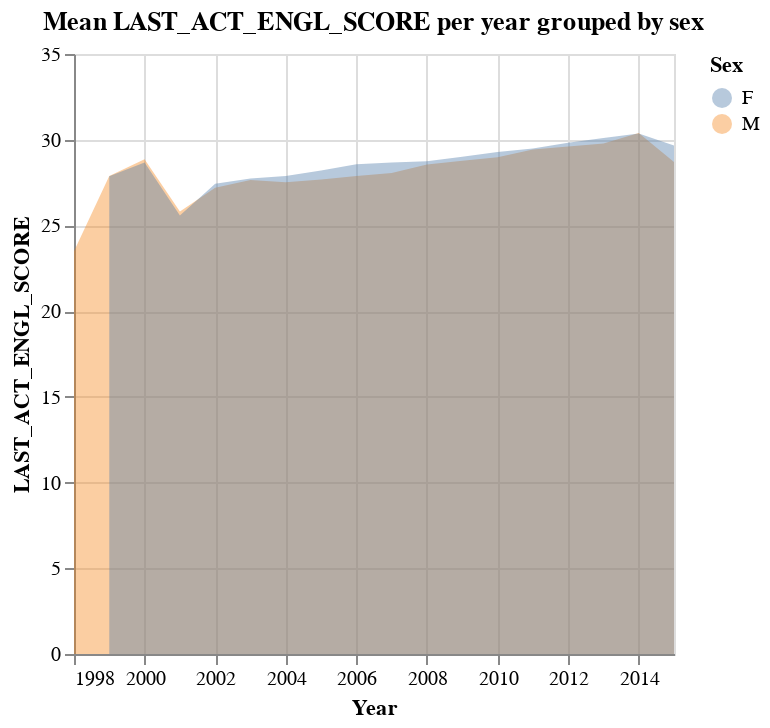
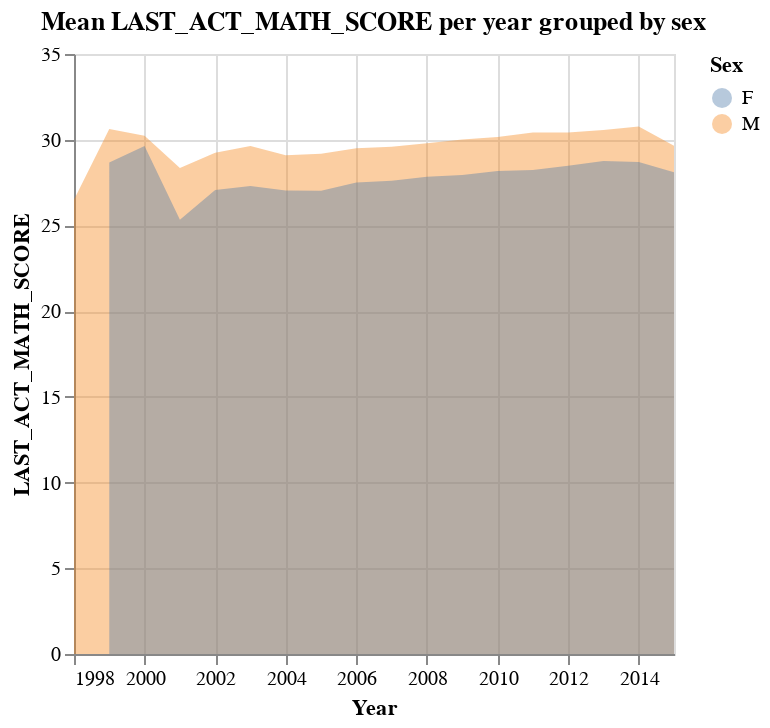
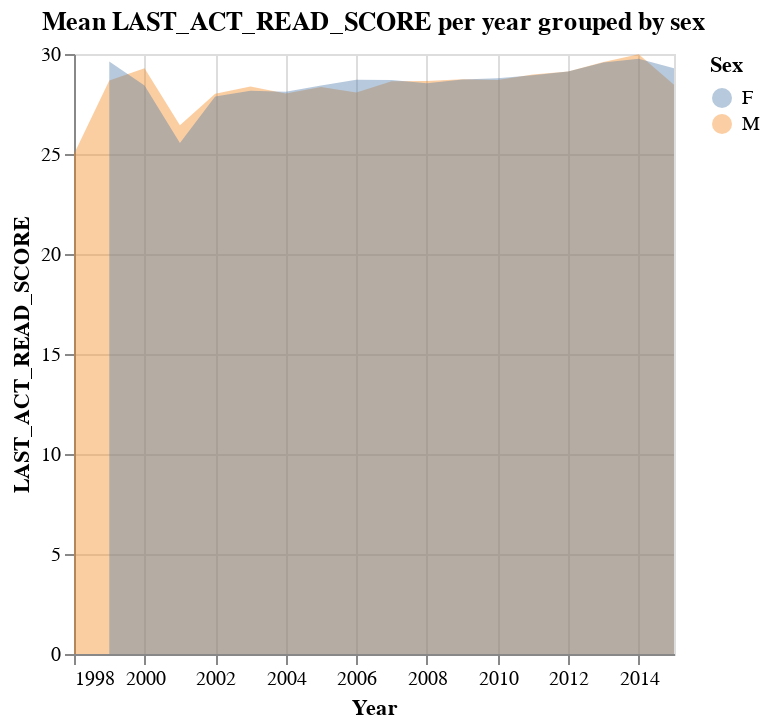
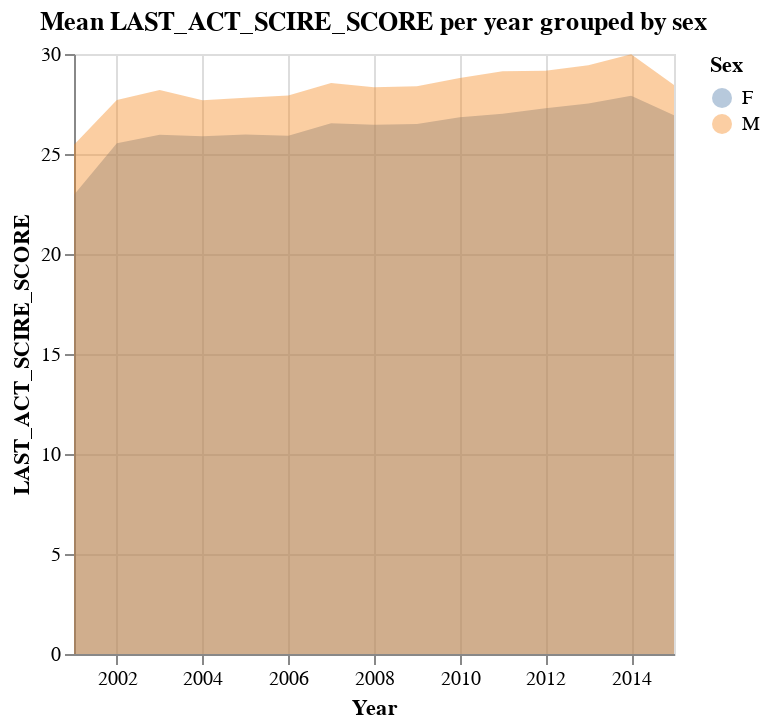

Write notebook code for charts like these, in order.
### Code cell
columnlst = ['LAST_ACT_ENGL_SCORE', 'LAST_ACT_MATH_SCORE', 'LAST_ACT_READ_SCORE',
       'LAST_ACT_SCIRE_SCORE', 'LAST_ACT_COMP_SCORE', 'LAST_SATI_VERB_SCORE',
       'LAST_SATI_MATH_SCORE', 'LAST_SATI_TOTAL_SCORE']

def getFigs(timeCol, groupCol, columns, dataframe, agg='mean'):
    def layered_area_chart(col, data):
        area = alt.Chart(data).mark_area(opacity=0.4).encode(
            x=alt.X(f"{timeCol}:T", title="Year"),
            y=alt.Y(col, stack=False),
            color=alt.Color(groupCol, title="Sex")
        ).properties(
            title=f"{agg.capitalize()} {col} per year grouped by sex"
        )
        return area

    for col in columns:
        table = pd.pivot_table(dataframe, values=col, index=[timeCol, groupCol], aggfunc=agg)
        table.reset_index(inplace=True)
        
        # Generate and return chart (in Jupyter, returning should display the chart)
        fig = layered_area_chart(col, table)
        display(fig)  # Use display() in Jupyter environments

# Call the function to generate the charts
getFigs('ADMIT_TERM_TERM_YEAR', 'SEX', columnlst, merge_record_df)

### Figure 1 — Vega-Lite specification as saved in the notebook (floating-point values rounded to 4 significant figures)
{"config": {"view": {"continuousWidth": 300, "continuousHeight": 300}}, "data": {"name": "data-38bada5e874e2c0c0ea1acb1ad19119a"}, "mark": {"type": "area", "opacity": 0.4}, "encoding": {"color": {"field": "SEX", "title": "Sex", "type": "nominal"}, "x": {"field": "ADMIT_TERM_TERM_YEAR", "title": "Year", "type": "temporal"}, "y": {"field": "LAST_ACT_ENGL_SCORE", "stack": false, "type": "quantitative"}}, "title": "Mean LAST_ACT_ENGL_SCORE per year grouped by sex", "$schema": "https://vega.github.io/schema/vega-lite/v5.16.3.json", "datasets": {"data-38bada5e874e2c0c0ea1acb1ad19119a": [{"ADMIT_TERM_TERM_YEAR": "1998", "SEX": "M", "LAST_ACT_ENGL_SCORE": 23.5}, {"ADMIT_TERM_TERM_YEAR": "1999", "SEX": "F", "LAST_ACT_ENGL_SCORE": 27.87}, {"ADMIT_TERM_TERM_YEAR": "1999", "SEX": "M", "LAST_ACT_ENGL_SCORE": 27.88}, {"ADMIT_TERM_TERM_YEAR": "2000", "SEX": "F", "LAST_ACT_ENGL_SCORE": 28.67}, {"ADMIT_TERM_TERM_YEAR": "2000", "SEX": "M", "LAST_ACT_ENGL_SCORE": 28.87}, {"ADMIT_TERM_TERM_YEAR": "2001", "SEX": "F", "LAST_ACT_ENGL_SCORE": 25.58}, {"ADMIT_TERM_TERM_YEAR": "2001", "SEX": "M", "LAST_ACT_ENGL_SCORE": 25.81}, {"ADMIT_TERM_TERM_YEAR": "2002", "SEX": "F", "LAST_ACT_ENGL_SCORE": 27.43}, {"ADMIT_TERM_TERM_YEAR": "2002", "SEX": "M", "LAST_ACT_ENGL_SCORE": 27.19}, {"ADMIT_TERM_TERM_YEAR": "2003", "SEX": "F", "LAST_ACT_ENGL_SCORE": 27.74}, {"ADMIT_TERM_TERM_YEAR": "2003", "SEX": "M", "LAST_ACT_ENGL_SCORE": 27.65}, {"ADMIT_TERM_TERM_YEAR": "2004", "SEX": "F", "LAST_ACT_ENGL_SCORE": 27.89}, {"ADMIT_TERM_TERM_YEAR": "2004", "SEX": "M", "LAST_ACT_ENGL_SCORE": 27.51}, {"ADMIT_TERM_TERM_YEAR": "2005", "SEX": "F", "LAST_ACT_ENGL_SCORE": 28.2}, {"ADMIT_TERM_TERM_YEAR": "2005", "SEX": "M", "LAST_ACT_ENGL_SCORE": 27.67}, {"ADMIT_TERM_TERM_YEAR": "2006", "SEX": "F", "LAST_ACT_ENGL_SCORE": 28.56}, {"ADMIT_TERM_TERM_YEAR": "2006", "SEX": "M", "LAST_ACT_ENGL_SCORE": 27.89}, {"ADMIT_TERM_TERM_YEAR": "2007", "SEX": "F", "LAST_ACT_ENGL_SCORE": 28.68}, {"ADMIT_TERM_TERM_YEAR": "2007", "SEX": "M", "LAST_ACT_ENGL_SCORE": 28.06}, {"ADMIT_TERM_TERM_YEAR": "2008", "SEX": "F", "LAST_ACT_ENGL_SCORE": 28.74}, {"ADMIT_TERM_TERM_YEAR": "2008", "SEX": "M", "LAST_ACT_ENGL_SCORE": 28.55}, {"ADMIT_TERM_TERM_YEAR": "2009", "SEX": "F", "LAST_ACT_ENGL_SCORE": 29.0}, {"ADMIT_TERM_TERM_YEAR": "2009", "SEX": "M", "LAST_ACT_ENGL_SCORE": 28.77}, {"ADMIT_TERM_TERM_YEAR": "2010", "SEX": "F", "LAST_ACT_ENGL_SCORE": 29.28}, {"ADMIT_TERM_TERM_YEAR": "2010", "SEX": "M", "LAST_ACT_ENGL_SCORE": 28.98}, {"ADMIT_TERM_TERM_YEAR": "2011", "SEX": "F", "LAST_ACT_ENGL_SCORE": 29.49}, {"ADMIT_TERM_TERM_YEAR": "2011", "SEX": "M", "LAST_ACT_ENGL_SCORE": 29.43}, {"ADMIT_TERM_TERM_YEAR": "2012", "SEX": "F", "LAST_ACT_ENGL_SCORE": 29.82}, {"ADMIT_TERM_TERM_YEAR": "2012", "SEX": "M", "LAST_ACT_ENGL_SCORE": 29.6}, {"ADMIT_TERM_TERM_YEAR": "2013", "SEX": "F", "LAST_ACT_ENGL_SCORE": 30.1}, {"ADMIT_TERM_TERM_YEAR": "2013", "SEX": "M", "LAST_ACT_ENGL_SCORE": 29.78}, {"ADMIT_TERM_TERM_YEAR": "2014", "SEX": "F", "LAST_ACT_ENGL_SCORE": 30.36}, {"ADMIT_TERM_TERM_YEAR": "2014", "SEX": "M", "LAST_ACT_ENGL_SCORE": 30.39}, {"ADMIT_TERM_TERM_YEAR": "2015", "SEX": "F", "LAST_ACT_ENGL_SCORE": 29.66}, {"ADMIT_TERM_TERM_YEAR": "2015", "SEX": "M", "LAST_ACT_ENGL_SCORE": 28.71}]}}

### Figure 2 — Vega-Lite specification as saved in the notebook (floating-point values rounded to 4 significant figures)
{"config": {"view": {"continuousWidth": 300, "continuousHeight": 300}}, "data": {"name": "data-97c75e43fd5d45eefbe49e8a476cb494"}, "mark": {"type": "area", "opacity": 0.4}, "encoding": {"color": {"field": "SEX", "title": "Sex", "type": "nominal"}, "x": {"field": "ADMIT_TERM_TERM_YEAR", "title": "Year", "type": "temporal"}, "y": {"field": "LAST_ACT_MATH_SCORE", "stack": false, "type": "quantitative"}}, "title": "Mean LAST_ACT_MATH_SCORE per year grouped by sex", "$schema": "https://vega.github.io/schema/vega-lite/v5.16.3.json", "datasets": {"data-97c75e43fd5d45eefbe49e8a476cb494": [{"ADMIT_TERM_TERM_YEAR": "1998", "SEX": "M", "LAST_ACT_MATH_SCORE": 26.5}, {"ADMIT_TERM_TERM_YEAR": "1999", "SEX": "F", "LAST_ACT_MATH_SCORE": 28.67}, {"ADMIT_TERM_TERM_YEAR": "1999", "SEX": "M", "LAST_ACT_MATH_SCORE": 30.62}, {"ADMIT_TERM_TERM_YEAR": "2000", "SEX": "F", "LAST_ACT_MATH_SCORE": 29.64}, {"ADMIT_TERM_TERM_YEAR": "2000", "SEX": "M", "LAST_ACT_MATH_SCORE": 30.23}, {"ADMIT_TERM_TERM_YEAR": "2001", "SEX": "F", "LAST_ACT_MATH_SCORE": 25.33}, {"ADMIT_TERM_TERM_YEAR": "2001", "SEX": "M", "LAST_ACT_MATH_SCORE": 28.35}, {"ADMIT_TERM_TERM_YEAR": "2002", "SEX": "F", "LAST_ACT_MATH_SCORE": 27.07}, {"ADMIT_TERM_TERM_YEAR": "2002", "SEX": "M", "LAST_ACT_MATH_SCORE": 29.24}, {"ADMIT_TERM_TERM_YEAR": "2003", "SEX": "F", "LAST_ACT_MATH_SCORE": 27.3}, {"ADMIT_TERM_TERM_YEAR": "2003", "SEX": "M", "LAST_ACT_MATH_SCORE": 29.64}, {"ADMIT_TERM_TERM_YEAR": "2004", "SEX": "F", "LAST_ACT_MATH_SCORE": 27.04}, {"ADMIT_TERM_TERM_YEAR": "2004", "SEX": "M", "LAST_ACT_MATH_SCORE": 29.09}, {"ADMIT_TERM_TERM_YEAR": "2005", "SEX": "F", "LAST_ACT_MATH_SCORE": 27.03}, {"ADMIT_TERM_TERM_YEAR": "2005", "SEX": "M", "LAST_ACT_MATH_SCORE": 29.18}, {"ADMIT_TERM_TERM_YEAR": "2006", "SEX": "F", "LAST_ACT_MATH_SCORE": 27.5}, {"ADMIT_TERM_TERM_YEAR": "2006", "SEX": "M", "LAST_ACT_MATH_SCORE": 29.5}, {"ADMIT_TERM_TERM_YEAR": "2007", "SEX": "F", "LAST_ACT_MATH_SCORE": 27.6}, {"ADMIT_TERM_TERM_YEAR": "2007", "SEX": "M", "LAST_ACT_MATH_SCORE": 29.58}, {"ADMIT_TERM_TERM_YEAR": "2008", "SEX": "F", "LAST_ACT_MATH_SCORE": 27.83}, {"ADMIT_TERM_TERM_YEAR": "2008", "SEX": "M", "LAST_ACT_MATH_SCORE": 29.8}, {"ADMIT_TERM_TERM_YEAR": "2009", "SEX": "F", "LAST_ACT_MATH_SCORE": 27.94}, {"ADMIT_TERM_TERM_YEAR": "2009", "SEX": "M", "LAST_ACT_MATH_SCORE": 30.01}, {"ADMIT_TERM_TERM_YEAR": "2010", "SEX": "F", "LAST_ACT_MATH_SCORE": 28.18}, {"ADMIT_TERM_TERM_YEAR": "2010", "SEX": "M", "LAST_ACT_MATH_SCORE": 30.16}, {"ADMIT_TERM_TERM_YEAR": "2011", "SEX": "F", "LAST_ACT_MATH_SCORE": 28.23}, {"ADMIT_TERM_TERM_YEAR": "2011", "SEX": "M", "LAST_ACT_MATH_SCORE": 30.42}, {"ADMIT_TERM_TERM_YEAR": "2012", "SEX": "F", "LAST_ACT_MATH_SCORE": 28.47}, {"ADMIT_TERM_TERM_YEAR": "2012", "SEX": "M", "LAST_ACT_MATH_SCORE": 30.42}, {"ADMIT_TERM_TERM_YEAR": "2013", "SEX": "F", "LAST_ACT_MATH_SCORE": 28.77}, {"ADMIT_TERM_TERM_YEAR": "2013", "SEX": "M", "LAST_ACT_MATH_SCORE": 30.57}, {"ADMIT_TERM_TERM_YEAR": "2014", "SEX": "F", "LAST_ACT_MATH_SCORE": 28.71}, {"ADMIT_TERM_TERM_YEAR": "2014", "SEX": "M", "LAST_ACT_MATH_SCORE": 30.77}, {"ADMIT_TERM_TERM_YEAR": "2015", "SEX": "F", "LAST_ACT_MATH_SCORE": 28.1}, {"ADMIT_TERM_TERM_YEAR": "2015", "SEX": "M", "LAST_ACT_MATH_SCORE": 29.64}]}}

### Figure 3 — Vega-Lite specification as saved in the notebook (floating-point values rounded to 4 significant figures)
{"config": {"view": {"continuousWidth": 300, "continuousHeight": 300}}, "data": {"name": "data-19d96c67ee2665251ccc01333e507653"}, "mark": {"type": "area", "opacity": 0.4}, "encoding": {"color": {"field": "SEX", "title": "Sex", "type": "nominal"}, "x": {"field": "ADMIT_TERM_TERM_YEAR", "title": "Year", "type": "temporal"}, "y": {"field": "LAST_ACT_READ_SCORE", "stack": false, "type": "quantitative"}}, "title": "Mean LAST_ACT_READ_SCORE per year grouped by sex", "$schema": "https://vega.github.io/schema/vega-lite/v5.16.3.json", "datasets": {"data-19d96c67ee2665251ccc01333e507653": [{"ADMIT_TERM_TERM_YEAR": "1998", "SEX": "M", "LAST_ACT_READ_SCORE": 25.0}, {"ADMIT_TERM_TERM_YEAR": "1999", "SEX": "F", "LAST_ACT_READ_SCORE": 29.62}, {"ADMIT_TERM_TERM_YEAR": "1999", "SEX": "M", "LAST_ACT_READ_SCORE": 28.68}, {"ADMIT_TERM_TERM_YEAR": "2000", "SEX": "F", "LAST_ACT_READ_SCORE": 28.42}, {"ADMIT_TERM_TERM_YEAR": "2000", "SEX": "M", "LAST_ACT_READ_SCORE": 29.29}, {"ADMIT_TERM_TERM_YEAR": "2001", "SEX": "F", "LAST_ACT_READ_SCORE": 25.55}, {"ADMIT_TERM_TERM_YEAR": "2001", "SEX": "M", "LAST_ACT_READ_SCORE": 26.44}, {"ADMIT_TERM_TERM_YEAR": "2002", "SEX": "F", "LAST_ACT_READ_SCORE": 27.87}, {"ADMIT_TERM_TERM_YEAR": "2002", "SEX": "M", "LAST_ACT_READ_SCORE": 28.02}, {"ADMIT_TERM_TERM_YEAR": "2003", "SEX": "F", "LAST_ACT_READ_SCORE": 28.16}, {"ADMIT_TERM_TERM_YEAR": "2003", "SEX": "M", "LAST_ACT_READ_SCORE": 28.38}, {"ADMIT_TERM_TERM_YEAR": "2004", "SEX": "F", "LAST_ACT_READ_SCORE": 28.11}, {"ADMIT_TERM_TERM_YEAR": "2004", "SEX": "M", "LAST_ACT_READ_SCORE": 28.03}, {"ADMIT_TERM_TERM_YEAR": "2005", "SEX": "F", "LAST_ACT_READ_SCORE": 28.43}, {"ADMIT_TERM_TERM_YEAR": "2005", "SEX": "M", "LAST_ACT_READ_SCORE": 28.35}, {"ADMIT_TERM_TERM_YEAR": "2006", "SEX": "F", "LAST_ACT_READ_SCORE": 28.71}, {"ADMIT_TERM_TERM_YEAR": "2006", "SEX": "M", "LAST_ACT_READ_SCORE": 28.07}, {"ADMIT_TERM_TERM_YEAR": "2007", "SEX": "F", "LAST_ACT_READ_SCORE": 28.7}, {"ADMIT_TERM_TERM_YEAR": "2007", "SEX": "M", "LAST_ACT_READ_SCORE": 28.64}, {"ADMIT_TERM_TERM_YEAR": "2008", "SEX": "F", "LAST_ACT_READ_SCORE": 28.53}, {"ADMIT_TERM_TERM_YEAR": "2008", "SEX": "M", "LAST_ACT_READ_SCORE": 28.65}, {"ADMIT_TERM_TERM_YEAR": "2009", "SEX": "F", "LAST_ACT_READ_SCORE": 28.73}, {"ADMIT_TERM_TERM_YEAR": "2009", "SEX": "M", "LAST_ACT_READ_SCORE": 28.74}, {"ADMIT_TERM_TERM_YEAR": "2010", "SEX": "F", "LAST_ACT_READ_SCORE": 28.79}, {"ADMIT_TERM_TERM_YEAR": "2010", "SEX": "M", "LAST_ACT_READ_SCORE": 28.7}, {"ADMIT_TERM_TERM_YEAR": "2011", "SEX": "F", "LAST_ACT_READ_SCORE": 28.94}, {"ADMIT_TERM_TERM_YEAR": "2011", "SEX": "M", "LAST_ACT_READ_SCORE": 28.97}, {"ADMIT_TERM_TERM_YEAR": "2012", "SEX": "F", "LAST_ACT_READ_SCORE": 29.13}, {"ADMIT_TERM_TERM_YEAR": "2012", "SEX": "M", "LAST_ACT_READ_SCORE": 29.13}, {"ADMIT_TERM_TERM_YEAR": "2013", "SEX": "F", "LAST_ACT_READ_SCORE": 29.58}, {"ADMIT_TERM_TERM_YEAR": "2013", "SEX": "M", "LAST_ACT_READ_SCORE": 29.6}, {"ADMIT_TERM_TERM_YEAR": "2014", "SEX": "F", "LAST_ACT_READ_SCORE": 29.76}, {"ADMIT_TERM_TERM_YEAR": "2014", "SEX": "M", "LAST_ACT_READ_SCORE": 29.98}, {"ADMIT_TERM_TERM_YEAR": "2015", "SEX": "F", "LAST_ACT_READ_SCORE": 29.29}, {"ADMIT_TERM_TERM_YEAR": "2015", "SEX": "M", "LAST_ACT_READ_SCORE": 28.47}]}}

### Figure 4 — Vega-Lite specification as saved in the notebook (floating-point values rounded to 4 significant figures)
{"config": {"view": {"continuousWidth": 300, "continuousHeight": 300}}, "data": {"name": "data-04a73c4034e0c27f276962a3c78602d8"}, "mark": {"type": "area", "opacity": 0.4}, "encoding": {"color": {"field": "SEX", "title": "Sex", "type": "nominal"}, "x": {"field": "ADMIT_TERM_TERM_YEAR", "title": "Year", "type": "temporal"}, "y": {"field": "LAST_ACT_SCIRE_SCORE", "stack": false, "type": "quantitative"}}, "title": "Mean LAST_ACT_SCIRE_SCORE per year grouped by sex", "$schema": "https://vega.github.io/schema/vega-lite/v5.16.3.json", "datasets": {"data-04a73c4034e0c27f276962a3c78602d8": [{"ADMIT_TERM_TERM_YEAR": "2001", "SEX": "F", "LAST_ACT_SCIRE_SCORE": 22.96}, {"ADMIT_TERM_TERM_YEAR": "2001", "SEX": "M", "LAST_ACT_SCIRE_SCORE": 25.46}, {"ADMIT_TERM_TERM_YEAR": "2002", "SEX": "F", "LAST_ACT_SCIRE_SCORE": 25.54}, {"ADMIT_TERM_TERM_YEAR": "2002", "SEX": "M", "LAST_ACT_SCIRE_SCORE": 27.7}, {"ADMIT_TERM_TERM_YEAR": "2003", "SEX": "F", "LAST_ACT_SCIRE_SCORE": 25.96}, {"ADMIT_TERM_TERM_YEAR": "2003", "SEX": "M", "LAST_ACT_SCIRE_SCORE": 28.2}, {"ADMIT_TERM_TERM_YEAR": "2004", "SEX": "F", "LAST_ACT_SCIRE_SCORE": 25.89}, {"ADMIT_TERM_TERM_YEAR": "2004", "SEX": "M", "LAST_ACT_SCIRE_SCORE": 27.69}, {"ADMIT_TERM_TERM_YEAR": "2005", "SEX": "F", "LAST_ACT_SCIRE_SCORE": 25.98}, {"ADMIT_TERM_TERM_YEAR": "2005", "SEX": "M", "LAST_ACT_SCIRE_SCORE": 27.81}, {"ADMIT_TERM_TERM_YEAR": "2006", "SEX": "F", "LAST_ACT_SCIRE_SCORE": 25.91}, {"ADMIT_TERM_TERM_YEAR": "2006", "SEX": "M", "LAST_ACT_SCIRE_SCORE": 27.92}, {"ADMIT_TERM_TERM_YEAR": "2007", "SEX": "F", "LAST_ACT_SCIRE_SCORE": 26.54}, {"ADMIT_TERM_TERM_YEAR": "2007", "SEX": "M", "LAST_ACT_SCIRE_SCORE": 28.55}, {"ADMIT_TERM_TERM_YEAR": "2008", "SEX": "F", "LAST_ACT_SCIRE_SCORE": 26.47}, {"ADMIT_TERM_TERM_YEAR": "2008", "SEX": "M", "LAST_ACT_SCIRE_SCORE": 28.34}, {"ADMIT_TERM_TERM_YEAR": "2009", "SEX": "F", "LAST_ACT_SCIRE_SCORE": 26.5}, {"ADMIT_TERM_TERM_YEAR": "2009", "SEX": "M", "LAST_ACT_SCIRE_SCORE": 28.38}, {"ADMIT_TERM_TERM_YEAR": "2010", "SEX": "F", "LAST_ACT_SCIRE_SCORE": 26.84}, {"ADMIT_TERM_TERM_YEAR": "2010", "SEX": "M", "LAST_ACT_SCIRE_SCORE": 28.8}, {"ADMIT_TERM_TERM_YEAR": "2011", "SEX": "F", "LAST_ACT_SCIRE_SCORE": 27.01}, {"ADMIT_TERM_TERM_YEAR": "2011", "SEX": "M", "LAST_ACT_SCIRE_SCORE": 29.14}, {"ADMIT_TERM_TERM_YEAR": "2012", "SEX": "F", "LAST_ACT_SCIRE_SCORE": 27.29}, {"ADMIT_TERM_TERM_YEAR": "2012", "SEX": "M", "LAST_ACT_SCIRE_SCORE": 29.17}, {"ADMIT_TERM_TERM_YEAR": "2013", "SEX": "F", "LAST_ACT_SCIRE_SCORE": 27.53}, {"ADMIT_TERM_TERM_YEAR": "2013", "SEX": "M", "LAST_ACT_SCIRE_SCORE": 29.43}, {"ADMIT_TERM_TERM_YEAR": "2014", "SEX": "F", "LAST_ACT_SCIRE_SCORE": 27.91}, {"ADMIT_TERM_TERM_YEAR": "2014", "SEX": "M", "LAST_ACT_SCIRE_SCORE": 29.98}, {"ADMIT_TERM_TERM_YEAR": "2015", "SEX": "F", "LAST_ACT_SCIRE_SCORE": 26.93}, {"ADMIT_TERM_TERM_YEAR": "2015", "SEX": "M", "LAST_ACT_SCIRE_SCORE": 28.45}]}}
